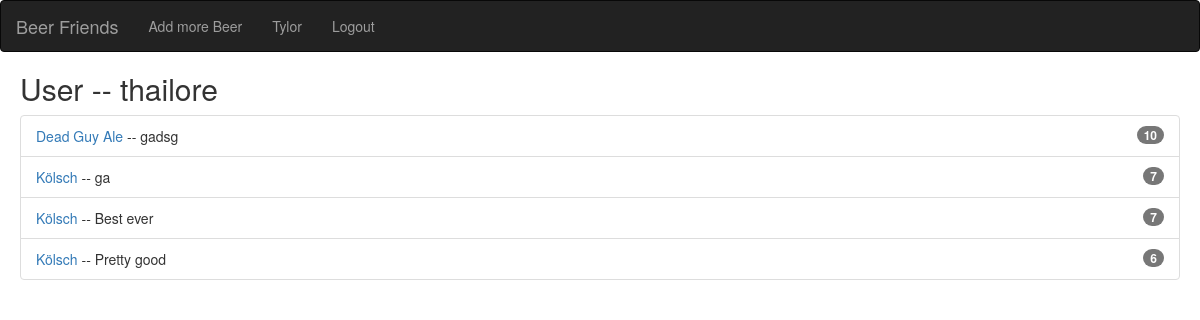
/user/thailore (signed in), run on the app's committed database.
### beerFriends/models.py (models this page shows)
class Review(models.Model):
    beer = models.ForeignKey(Beer, on_delete=models.CASCADE)
    rating = models.IntegerField(validators=[MinValueValidator(1), MaxValueValidator(10)], null=True)
    text = models.CharField(max_length=250, null=True)
    creator = models.CharField(max_length=250, null=True)

class Beer(models.Model):
    name = models.CharField(max_length=250, null=True)
    addedOn = models.DateField(default=datetime.now, blank=True)
    origin = models.CharField(max_length=250, null=True)
    rating = models.FloatField(null=True, blank=True)
    image = CloudinaryField('image', null=True)
    alcoholContent = models.FloatField(validators=[MinValueValidator(0), MaxValueValidator(100)], max_length=10, null=True, blank=True)

### beerFriends/views.py (the view)
# urls.py: path('user/<slug:username>', user_view, name='user'),
def user_view(request, username):
    user = User.objects.filter(username=username).first()
    user_reviews = Review.objects.filter(creator=user.username).order_by('rating')[::-1]
    context = {'user_reviews': user_reviews, 'viewedUser': user}
    return render(request, 'beerFriends/user_detail.html', context)

### templates/beerFriends/user_detail.html (shortened to what this page needs)
{% extends 'base.html' %}
{% block content %}
<div style="margin: 10px;">
    <h2>
        User -- {{viewedUser}}
    </h2>
    <ul class="list-group">
        {% for review in user_reviews %}
        <li class="list-group-item">
            <span class="badge">{{review.rating}}</span>
            <a href="{% url 'beer-detail' review.beer.id %}">{{review.beer.name}} </a> -- {{review.text}}
        </li>
        {% endfor %}
    </ul>
</div>
{% endblock %}

### templates/base.html (shortened to what this page needs)
<!DOCTYPE html>
<html>
<head>
<body>
{% load bootstrap3 %}
{% bootstrap_css %}
<nav class="navbar navbar-inverse">
    <a class="navbar-brand" href="/">Beer Friends</a>
    <ul class="nav navbar-nav d-flex bd-highlight mb-3">
        <li class="nav-item p-2 bd-highlight">
            <a href="{% url 'add' %}">Add more Beer</a>
        </li>
        {% if user.is_authenticated %}
        <li>
            <a href="{% url 'user' user.username %}">{{ user.username }}</a>
        </li>
        <li>
            <a href="{% url 'logout' %}">Logout</a>
        </li>
        {% endif %}
    </ul>
</nav>
<div style="margin: 10px;">
    {% block content %}{% endblock %}
</div>
</body>
</html>

### data on the page
Review: rating "10", beer.name "Dead Guy Ale", text "gadsg"
Review: rating "7", beer.name "Kölsch", text "ga"
Review: rating "7", beer.name "Kölsch", text "Best ever"
Review: rating "6", beer.name "Kölsch", text "Pretty good"

### other printed values
{{ user.username }} "Tylor"
{{ viewedUser }} "thailore"
